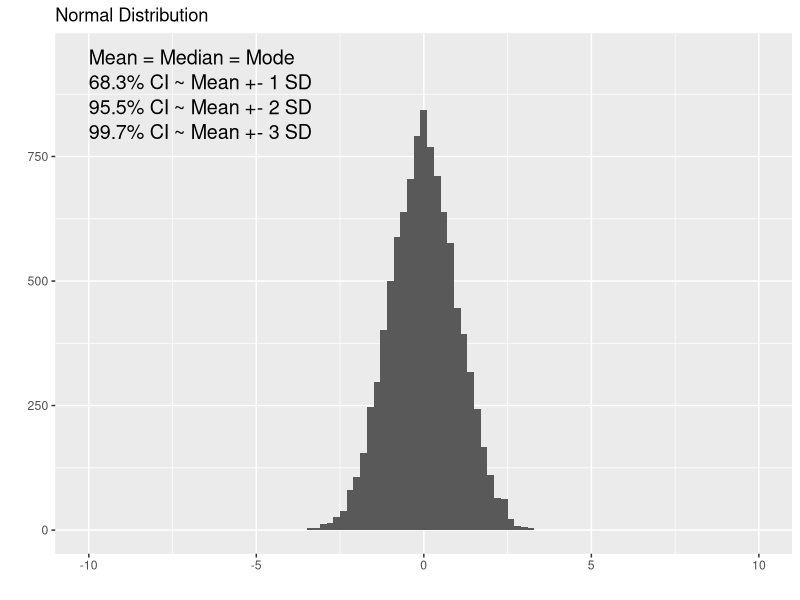
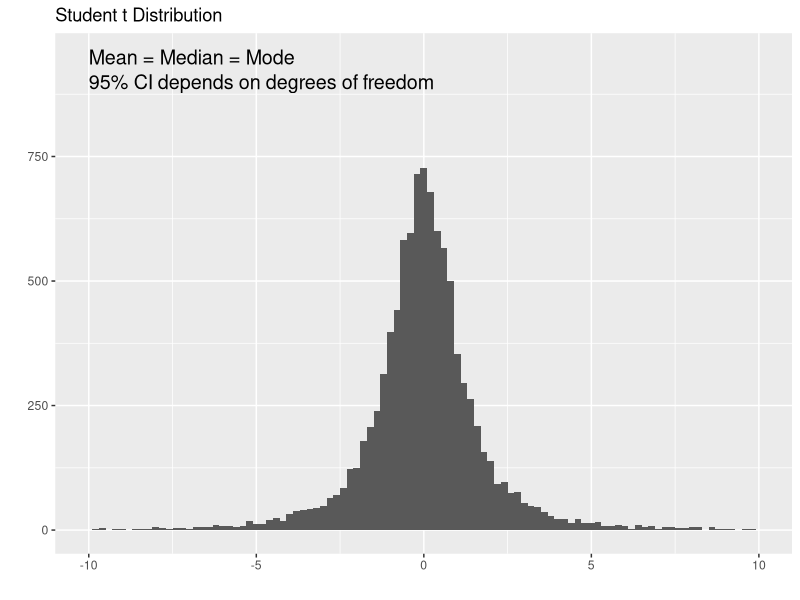
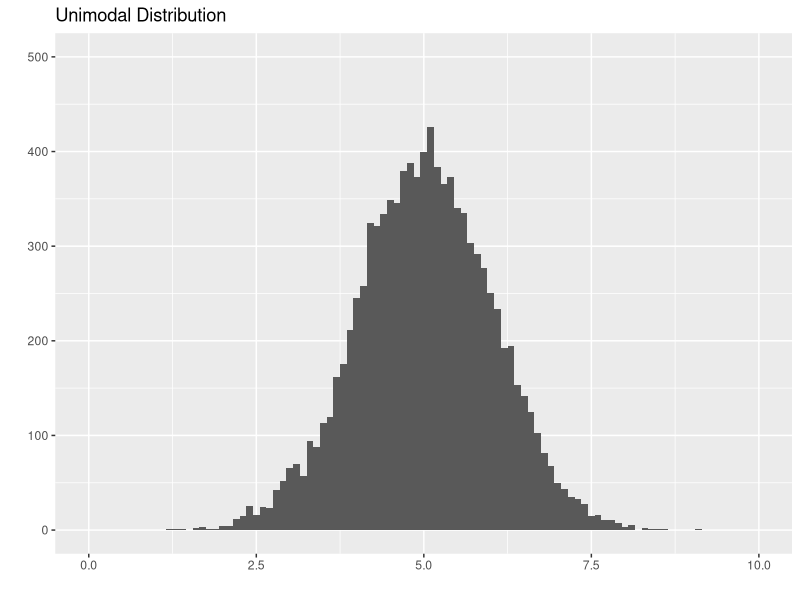
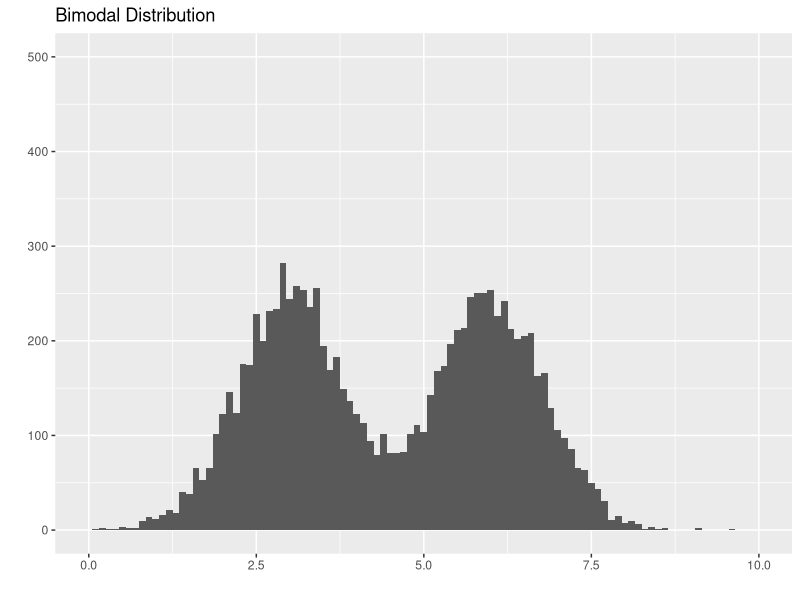
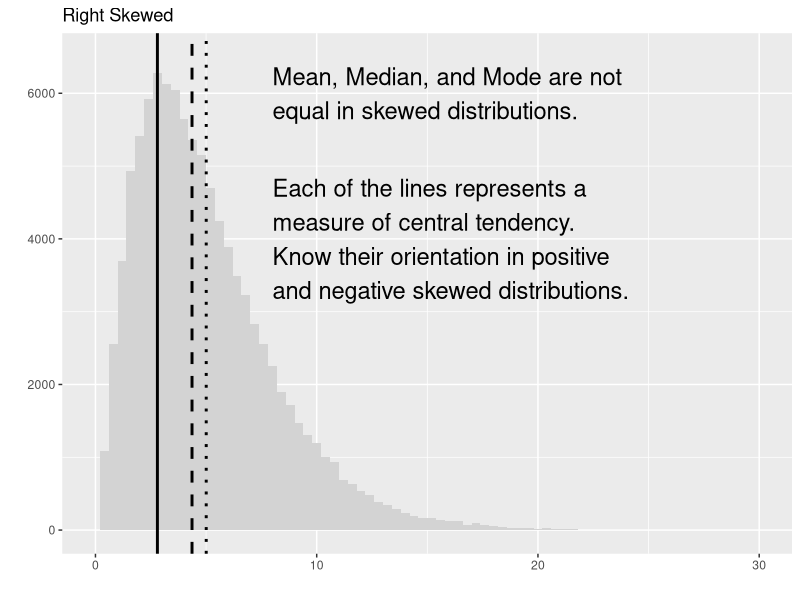
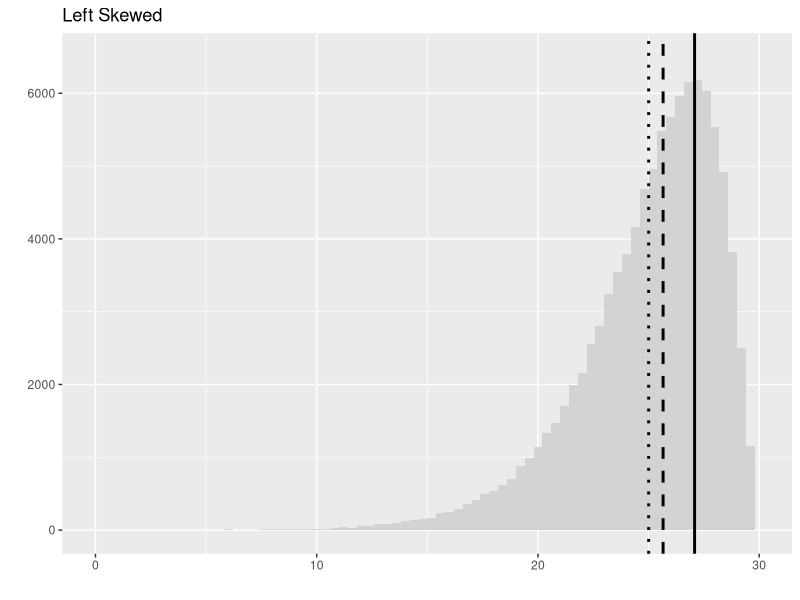
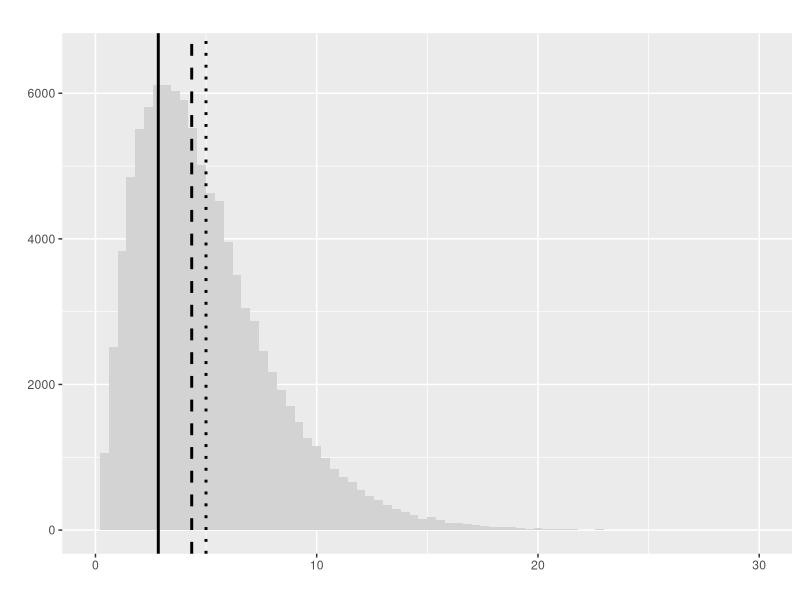
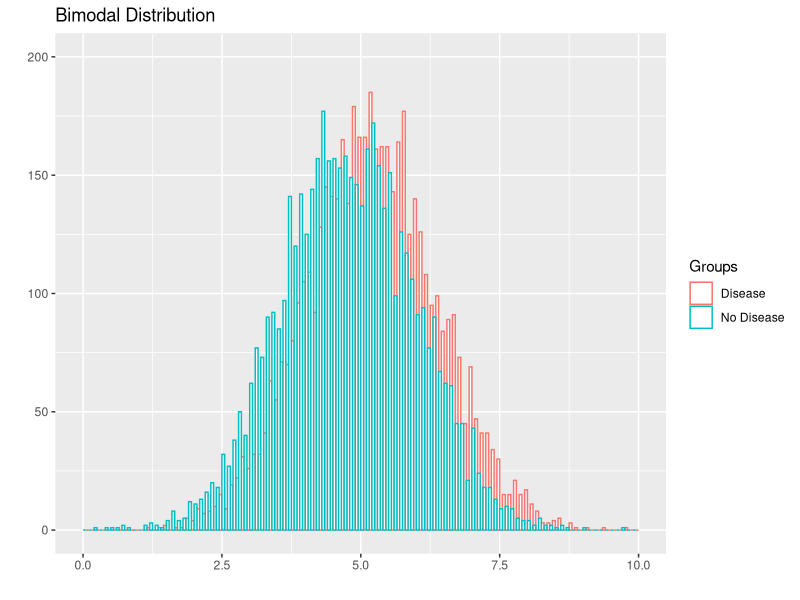

Write R code to recreate these figures, in order.
## ---- chunk 1
library(ggplot2)
library(cowplot)
norm <- rnorm(10000, sd = 1)
ggplot(data.frame(data = norm), aes(data)) + 
  geom_histogram(binwidth = 0.2) + 
  xlim(-10, 10) + 
  ylim(0, 950) +
  ggtitle("Normal Distribution") + 
  labs(x="", y="") +
  annotate("text", x = -10, y = 950, label = "Mean = Median = Mode", size=5, hjust = 0) +
  annotate("text", x = -10, y = 900, label = "68.3% CI ~ Mean +- 1 SD", size=5, hjust = 0) +
  annotate("text", x = -10, y = 850, label = "95.5% CI ~ Mean +- 2 SD", size=5, hjust = 0) +
  annotate("text", x = -10, y = 800, label = "99.7% CI ~ Mean +- 3 SD", size=5, hjust = 0)
## ---- chunk 2
library(ggplot2)
library(cowplot)
studentt <- rt(10000, df=2)
ggplot(data.frame(data = studentt), aes(data)) + 
  geom_histogram(binwidth = 0.2)  + 
  xlim(-10, 10) + 
  ylim(0, 950) +
  ggtitle("Student t Distribution") + 
  labs(x="", y="") +
  annotate("text", x = -10, y = 950, label = "Mean = Median = Mode", size=5, hjust = 0) +
  annotate("text", x = -10, y = 900, label = "95% CI depends on degrees of freedom", size=5, hjust = 0)
## ---- chunk 3
library(ggplot2)
library(cowplot)
norm <- rnorm(10000, mean = 5, sd = 1)
ggplot(data.frame(data = norm), aes(data)) + 
  geom_histogram(binwidth = 0.1) + 
  xlim(0, 10) + 
  ylim(0, 500) +
  ggtitle("Unimodal Distribution") + 
  labs(x="", y="")
## ---- chunk 4
library(ggplot2)
library(cowplot)
norm1 <- rnorm(5000, mean = 3, sd = 0.8)
norm2 <- rnorm(5000, mean = 6, sd = 0.8)
ggplot(data.frame(data = c(norm1, norm2)), aes(data)) + 
  geom_histogram(binwidth = 0.1) + 
  xlim(0, 10) + 
  ylim(0, 500) +
  ggtitle("Bimodal Distribution") + 
  labs(x="", y="")
## ---- chunk 5
library(ggplot2)
library(cowplot)
Mode <- function(x) {
  ux <- unique(x)
  ux[which.max(tabulate(match(x, ux)))]
}
r.skew <- rchisq(100000, df = 5)
ggplot(data.frame(data = r.skew), aes(data)) +
  geom_histogram(binwidth = 0.4, fill = 'lightgray') + 
  geom_vline(xintercept = mean(r.skew), linetype = 'dotted', lwd = 1) +
  geom_vline(xintercept = median(r.skew), linetype = "dashed", lwd = 1) +
  geom_vline(xintercept = Mode(round(r.skew, digits = 2)), linetype = "solid", lwd = 1) +
  xlim(0, 30) + 
  ylim(0, 6500) +
  ggtitle("Right Skewed") + 
  labs(x="", y="") +
  annotate("text", x = 8, y = 6000, label = "Mean, Median, and Mode are not\nequal in skewed distributions.", size = 6, hjust = 0) +
  annotate("text", x = 8, y = 4000, label = "Each of the lines represents a\nmeasure of central tendency.\nKnow their orientation in positive\nand negative skewed distributions.", size = 6, hjust = 0)
## ---- chunk 6
library(ggplot2)
library(cowplot)
Mode <- function(x) {
  ux <- unique(x)
  ux[which.max(tabulate(match(x, ux)))]
}
l.skew <- 30 - rchisq(100000, df = 5)
ggplot(data.frame(data = l.skew), aes(data)) + 
  geom_histogram(binwidth = 0.4, fill = 'lightgray') + 
  geom_vline(xintercept = mean(l.skew), linetype = 'dotted', lwd = 1) +
  geom_vline(xintercept = median(l.skew), linetype = "dashed", lwd = 1) +
  geom_vline(xintercept = Mode(round(l.skew, digits = 2)), linetype = "solid", lwd = 1) +
  xlim(0, 30) + 
  ylim(0, 6500) +
  ggtitle("Left Skewed") + 
  labs(x="", y="")
## ---- chunk 7
library(ggplot2)
library(cowplot)
Mode <- function(x) {
  ux <- unique(x)
  ux[which.max(tabulate(match(x, ux)))]
}
r.skew <- rchisq(100000, df = 5)
ggplot(data.frame(data = r.skew), aes(data)) +
  geom_histogram(binwidth = 0.4, fill = 'lightgray') + 
  geom_vline(xintercept = mean(r.skew), linetype = 'dotted', lwd = 1) +
  geom_vline(xintercept = median(r.skew), linetype = "dashed", lwd = 1) +
  geom_vline(xintercept = Mode(round(r.skew, digits = 2)), linetype = "solid", lwd = 1) +
  xlim(0, 30) + 
  ylim(0, 6500) +
  ggtitle("") + 
  labs(x="", y="")
## ---- chunk 8
library(ggplot2)
library(cowplot)
norm1 <- rnorm(5000, mean = 4.75, sd = 1.2)
norm2 <- rnorm(5000, mean = 5.25, sd = 1.2)
ggplot(data.frame(data = c(norm1, norm2), Groups = c(rep('No Disease', length(norm1)), rep('Disease', length(norm2)))), aes(data, color = Groups)) + 
  geom_histogram(binwidth = 0.1, fill = 'white', position="dodge") + 
  xlim(0, 10) + 
  ylim(0, 200) +
  ggtitle("Bimodal Distribution") + 
  labs(x="", y="")
## ---- chunk 9
  norm1 <- rnorm(5000, mean = 4.75, sd = 1.2)
  norm2 <- rnorm(5000, mean = 5.25, sd = 1.2)
  (t.test(norm1, norm2))$p.value
## ---- chunk 10
library(ggplot2)
library(cowplot)
pos <- ggplot(mtcars, aes(x=wt, y=hp)) + 
  geom_point() + 
  ggtitle("Positive Correlation") + 
  labs(x="Weight", y="Horse Power")
neg <- ggplot(mtcars, aes(x=wt, y=mpg)) + 
  geom_point() + 
  ggtitle("Negative Correlation") + 
  labs(x="Weight", y="Fuel Efficiency (mpg)")

plot_grid(pos, neg)
## ---- chunk 11
library(ggplot2)
library(cowplot)
pos <- ggplot(mtcars, aes(x=wt, y=hp)) + 
  geom_point() + 
  geom_smooth(method='lm',formula=y~x) +
  ggtitle("Positive Correlation") + 
  labs(x="Weight", y="Horse Power") +
  xlim(1.5, 5.5) +
  ylim(00, 310) +
  annotate("text", x = 1.6, y = 300, label = paste("r == ", round(cor(mtcars$wt, mtcars$hp), digits = 3), sep = ''), size=5, hjust = 0, parse = TRUE) +
  annotate("text", x = 1.6, y = 280, label = paste("r^2 == ", round(cor(mtcars$wt, mtcars$hp)^2, digits = 3), sep = ''), size=5, hjust = 0, parse = TRUE)
show(pos)
## ---- chunk 12
library(ggplot2)
library(cowplot)
pos <- ggplot(mtcars, aes(x=wt, y=hp)) + 
  geom_point() + 
  geom_smooth(method='lm',formula=y~x) +
  ggtitle("Narrower spread in y-axis") + 
  labs(x="Weight", y="Horse Power") +
  xlim(1.5, 5.5) +
  ylim(0, 310) +
  annotate("text", x = 1.6, y = 300, label = paste("r == ", round(cor(mtcars$wt, mtcars$hp), digits = 3), sep = ''), size=5, hjust = 0, parse = TRUE) +
  annotate("text", x = 1.6, y = 280, label = paste("r^2 == ", round(cor(mtcars$wt, mtcars$hp)^2, digits = 3), sep = ''), size=5, hjust = 0, parse = TRUE)
show(pos)
## ---- chunk 13
library(ggplot2)
library(cowplot)
fit <- lm(hp~wt, data=mtcars)
predicted.y <- predict(fit)
new.y <- mtcars$hp
new.y[new.y - predicted.y > 0] <- new.y + 30
new.y[new.y - predicted.y < 0] <- new.y - 30
newdata <- data.frame(wt=mtcars$wt, hp=new.y)
pos <- ggplot(newdata, aes(x=wt, y=hp)) + 
  geom_point() + 
  geom_smooth(method='lm',formula=y~x) +
  ggtitle("Wider Spread in y-axis") + 
  labs(x="Weight", y="Horse Power") +
  xlim(1.5, 5.5) +
  ylim(0, 310) +
  annotate("text", x = 1.6, y = 300, label = paste("r == ", round(cor(newdata$wt, newdata$hp), digits = 3), sep = ''), size=5, hjust = 0, parse = TRUE) +
  annotate("text", x = 1.6, y = 280, label = paste("r^2 == ", round(cor(newdata$wt, newdata$hp)^2, digits = 3), sep = ''), size=5, hjust = 0, parse = TRUE)
show(pos)
## ---- chunk 14

dat <- data.frame(Groups = c('Control', 'Treatment'), Risk = c(0.6, 0.34))
ggplot(data=dat, aes(x=Groups, y=Risk)) +
  geom_bar(colour="black", stat="identity") +
  ylim(0,1) + 
  annotate("segment", x = 2, xend = 2, y = 0.34, yend = 0.6, colour = "red", size = 1.5) +
  annotate("text", x = 1.95, y = 0.47, colour = "red", size = 4, label = "Risk Difference", angle = 90)
## ---- chunk 15
library(ggplot2)
library(cowplot)
norm1 <- rnorm(5000, mean = 4.25, sd = 1.5)
norm2 <- rnorm(5000, mean = 7.75, sd = 1.5)
ggplot(data.frame(data = c(norm1, norm2), Groups = c(rep('No Disease', length(norm1)), rep('Disease', length(norm2)))), aes(data, fill = Groups)) + 
  geom_density(alpha=0.2) + 
  geom_vline(xintercept = 6, linetype = 'solid', lwd = 1) +
  scale_fill_manual(values = c("No Disease" = "blue", "Disease" = "red")) +
  labs(x="Cancer Biomarker", y="Fraction of Patients") +
  annotate("text", x = 1.5, y = 0.02, label = "True\nNegative", size=5, hjust = 0) +
  annotate("text", x = 4.6, y = 0.02, label = "False\nNegative", size=5, hjust = 0) +
  annotate("text", x = 6.35, y = 0.02, label = "False\nPositive", size=5, hjust = 0) +
  annotate("text", x = 9.2, y = 0.02, label = "True\nPositive", size=5, hjust = 0)
## ---- chunk 16
library(ggplot2)
library(cowplot)
norm1 <- rnorm(5000, mean = 4.25, sd = 1.5)
norm2 <- rnorm(5000, mean = 7.75, sd = 1.5)
ggplot(data.frame(data = c(norm1, norm2), Groups = c(rep('No Disease', length(norm1)), rep('Disease', length(norm2)))), aes(data, fill = Groups)) + 
  geom_density(alpha=0.2) + 
  geom_vline(xintercept = 6, linetype = 'solid', lwd = 1) +
  scale_fill_manual(values = c("No Disease" = "white", "Disease" = "red")) +
  labs(x="Cancer Biomarker", y="Fraction of Patients") +
  annotate("text", x = 1.5, y = 0.02, label = "True\nNegative", size=5, hjust = 0, color = '#dddddd') +
  annotate("text", x = 4.6, y = 0.02, label = "False\nNegative", size=5, hjust = 0) +
  annotate("text", x = 6.35, y = 0.02, label = "False\nPositive", size=5, hjust = 0, color = '#dddddd') +
  annotate("text", x = 9.2, y = 0.02, label = "True\nPositive", size=5, hjust = 0)
## ---- chunk 17
library(ggplot2)
library(cowplot)
norm1 <- rnorm(5000, mean = 4.25, sd = 1.5)
norm2 <- rnorm(5000, mean = 7.75, sd = 1.5)
ggplot(data.frame(data = c(norm1, norm2), Groups = c(rep('No Disease', length(norm1)), rep('Disease', length(norm2)))), aes(data, fill = Groups)) + 
  geom_density(alpha=0.2) + 
  geom_vline(xintercept = 6, linetype = 'solid', lwd = 1) +
  scale_fill_manual(values = c("No Disease" = "blue", "Disease" = "white")) +
  labs(x="Cancer Biomarker", y="Fraction of Patients") +
  annotate("text", x = 1.5, y = 0.02, label = "True\nNegative", size=5, hjust = 0) +
  annotate("text", x = 4.6, y = 0.02, label = "False\nNegative", size=5, hjust = 0, color = '#dddddd') +
  annotate("text", x = 6.35, y = 0.02, label = "False\nPositive", size=5, hjust = 0) +
  annotate("text", x = 9.2, y = 0.02, label = "True\nPositive", size=5, hjust = 0, color = '#dddddd')
## ---- chunk 18
library(ggplot2)
library(cowplot)
n = 1000
prevalence <- seq(0, 1, by = 0.001)
sensitivity <- 0.9
specificity <- 0.9

TP <- n * prevalence * sensitivity               # people testing correctly positive
TN <- (n - (n * prevalence)) * specificity       # people testing correctly negative
FP <- (n - (n * prevalence)) * (1 - specificity) # people who do not have disease but test positive
FN <- n * prevalence * (1 - sensitivity)         # people who have disease but test negative
PPV <- TP / (TP + FP)
NPV <- TN / (TN + FN)
    
data <- data.frame(x = prevalence, y = PPV)
ggplot(data, aes(x = x, y = y)) + 
  geom_line() +
  ylim(0, 1) + 
  labs(x="Prevalence", y="Positive Predictive Value")
## ---- chunk 19
library(ggplot2)
library(cowplot)
n = 1000
prevalence <- seq(0, 1, by = 0.001)
sensitivity <- 0.5
specificity <- 0.9
TP <- n * prevalence * sensitivity               # people testing correctly positive
TN <- (n - (n * prevalence)) * specificity       # people testing correctly negative
FP <- (n - (n * prevalence)) * (1 - specificity) # people who do not have disease but test positive
FN <- n * prevalence * (1 - sensitivity)         # people who have disease but test negative
PPV <- TP / (TP + FP)
NPV <- TN / (TN + FN)
data <- data.frame(x = prevalence, y = PPV)
ggplot(data, aes(x = x, y = y)) + 
  geom_line() +
  ylim(0, 1) + 
  labs(x="Prevalence", y="Positive Predictive Value") +
  annotate('text', x = 0.5, y = 0.25, label = "50% Sensitive and 90% Specific", size = 5)
## ---- chunk 20
library(ggplot2)
library(cowplot)
n = 1000
prevalence <- seq(0, 1, by = 0.001)
sensitivity <- 0.9
specificity <- 0.5
TP <- n * prevalence * sensitivity               # people testing correctly positive
TN <- (n - (n * prevalence)) * specificity       # people testing correctly negative
FP <- (n - (n * prevalence)) * (1 - specificity) # people who do not have disease but test positive
FN <- n * prevalence * (1 - sensitivity)         # people who have disease but test negative
PPV <- TP / (TP + FP)
NPV <- TN / (TN + FN)
data <- data.frame(x = prevalence, y = PPV)
ggplot(data, aes(x = x, y = y)) + 
  geom_line() +
  ylim(0, 1) + 
  labs(x="Prevalence", y="Positive Predictive Value") +
  annotate('text', x = 0.5, y = 0.25, label = "90% Sensitive and 50% Specific", size = 5)
## ---- chunk 21
library(ggplot2)
library(cowplot)
norm1 <- rnorm(318900, mean = 5, sd = 1.5)
norm2 <- rnorm(1200, mean = 10, sd = 1.5)
ggplot(data.frame(data = c(norm1, norm2), Groups = c(rep('No Disease', length(norm1)), rep('Disease', length(norm2)))), aes(x=data, fill=Groups)) + 
  geom_histogram(alpha = 0.2, position="identity", binwidth = 0.1) + 
  geom_vline(xintercept = 9, linetype = 'solid', lwd = 1) +
  scale_fill_manual(values = c("No Disease" = "blue", "Disease" = "red")) +
  labs(x="HIV Test", y="Number of Patients")
## ---- chunk 22
library(ggplot2)
library(cowplot)
norm1 <- rnorm(5000, mean = 4.25, sd = 1.5)
norm2 <- rnorm(5000, mean = 7.75, sd = 1.5)
ggplot(data.frame(data = c(norm1, norm2), Groups = c(rep('No Disease', length(norm1)), rep('Disease', length(norm2)))), aes(data, fill = Groups)) + 
  geom_density(alpha=0.2) + 
  geom_vline(xintercept = 5, linetype = 'solid', lwd = 1) +
  geom_vline(xintercept = 7, linetype = 'dotted', lwd = 1) +
  scale_fill_manual(values = c("No Disease" = "blue", "Disease" = "red")) +
  labs(x="Cancer Biomarker", y="Fraction of Patients")
